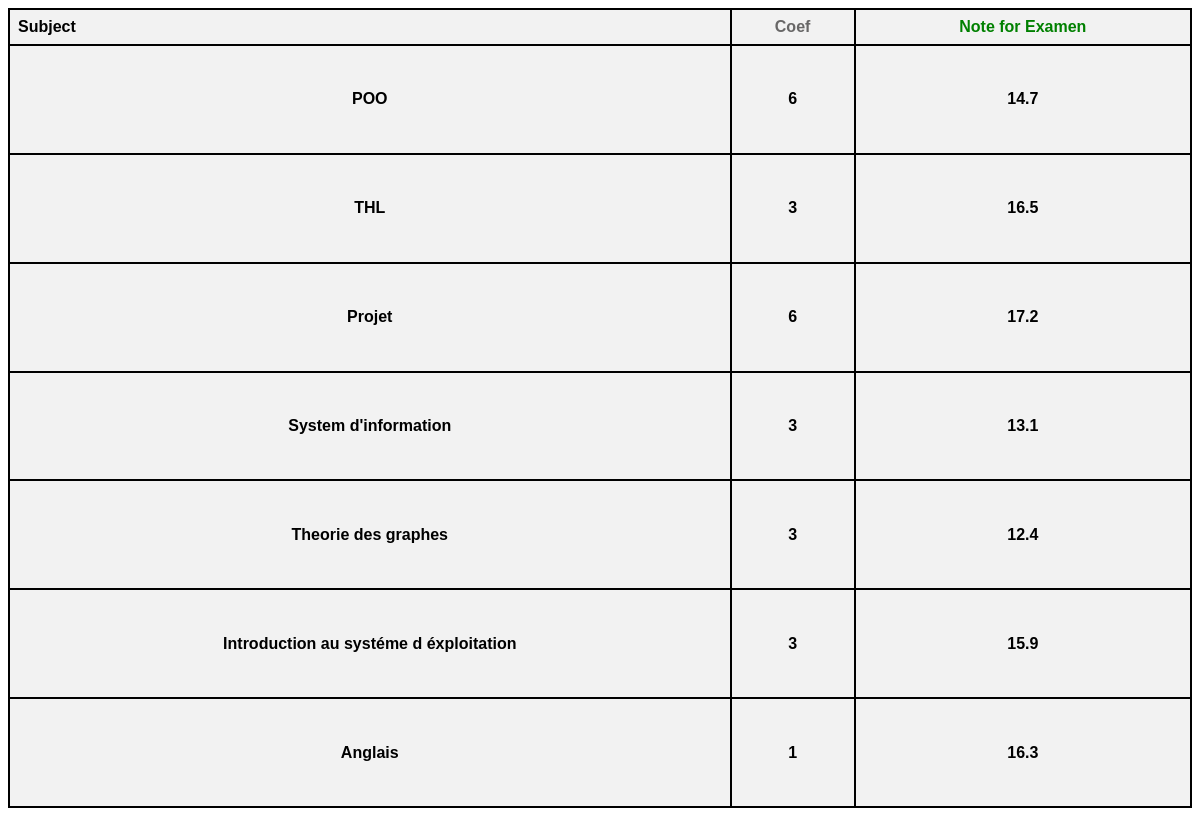
Page /note_ex (signed in) on the committed database.
### tables this page shows
CREATE TABLE inscription (
    inscription_id INTEGER PRIMARY KEY AUTOINCREMENT,
    etudiant_id INTEGER NOT NULL,
    module_id INTEGER NOT NULL,
    note_td REAL NOT NULL,
    note_controle REAL NOT NULL,
    FOREIGN KEY (etudiant_id) REFERENCES etudiant (etudiant_id),
    FOREIGN KEY (module_id) REFERENCES modules (module_id)
);

CREATE TABLE modules (
    module_id INTEGER PRIMARY KEY AUTOINCREMENT,
    module TEXT NOT NULL,
    coefficient INTEGER  NOT NULL
);

### app.py (the view)
@app.route('/note_ex', methods=["POST", "GET"])
@login_required
def note_ex():
    id = current_user.id
    db = get_db()
    cur = db.execute('''SELECT
                        m.module AS module,
                        m.coefficient AS coef,
                        i.note_controle AS note
                         FROM
                        inscription i
                        JOIN
                        modules m ON i.module_id = m.module_id
                        WHERE
                        i.etudiant_id = ?''', (id,)).fetchall()
    return render_template('note_ex.html', data=cur)

### app.py (called while the page is built)
def get_db():
    if 'db' not in g:
        g.db = sqlite3.connect(app.config['DATABASE'], detect_types= sqlite3.PARSE_DECLTYPES)
        g.db.row_factory = sqlite3.Row
    return g.db

@login_manager.user_loader
def load_user(user_id):
    db = get_db()
    cur = db.execute('SELECT * FROM etudiant WHERE etudiant_id = ?', (user_id,)).fetchone()
    if cur is not None:
        return Student(cur['etudiant_id'], cur['matricule'], cur['nom'], cur['prenom'], cur['email'], cur['date_de_naissance'],cur['mot_de_passe'])
    cur = db.execute('SELECT * FROM admin WHERE admin_id = ?', (user_id,)).fetchone()
    if cur is not None:
        return Admin(cur['admin_id'], cur['username'], cur['password'], cur.get('email'))
    return None

### templates/note_ex.html (shortened to what this page needs)
<!DOCTYPE html>
<html lang="fr">
<head>
    <link rel="stylesheet" href="static/css/note_ex.css">
</head>
<body>
    <table >
        <thead>
          <tr>
            <th>Subject</th>
            <th id="coef">Coef</th>
            <th id="note">Note for Examen</th>
          </tr>
        </thead>
        <tbody>
          {% for item in data %}
          <tr>
              <td>{{ item.module }}</td>
              <td>{{ item.coef }}</td>
              <td>{{ item.note }}</td>
          </tr>
          {% endfor %}
        </tbody>
      </table>
</body>
</html>

### static/css/note_ex.css (style rules this page uses)
table { width: 100%; height: 100vh; font-weight: bold; border-collapse: collapse; font-family: sans-serif; border: 2px solid black; }
th,#mat { background-color: #f2f2f2; padding: 8px; text-align: left; border: 2px solid black; }
td { background-color: #f2f2f2; padding: 8px; text-align: center; border: 2px solid black; }
#note,#coef { text-align: center; }
#note { color: green; }
#coef,#numcof { color: rgb(104, 103, 103); }

### rows in the picture
inscription: module "POO", coef "6", note "14.7"
inscription: module "THL", coef "3", note "16.5"
inscription: module "Projet", coef "6", note "17.2"
inscription: module "System d'information", coef "3", note "13.1"
inscription: module "Theorie des graphes", coef "3", note "12.4"
inscription: module "Introduction au systéme d éxploitation", coef "3", note "15.9"
inscription: module "Anglais", coef "1", note "16.3"
